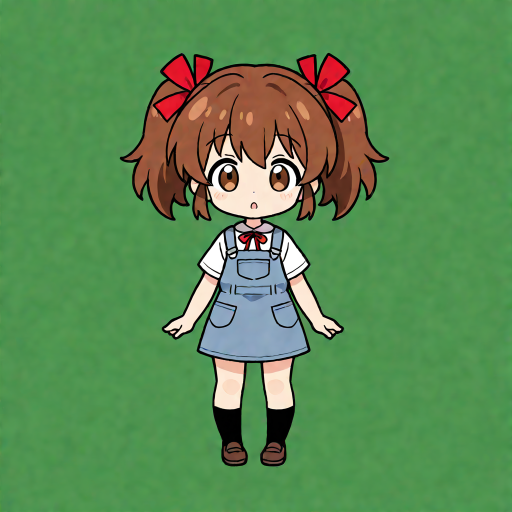
#> input picture packs/sample-human/ref/ref_idle.png, 1024 x 1024 px, found by its file name (shown at 1/2 size); its folder holds only this picture in this run
$ python run_wan_i2v.py
#> lines starting #> are read from the running program, lines starting #| are printed output that depends on the picture
### comfy/run_pet_pipeline.py
#!/usr/bin/env python3
"""Queue a ComfyUI API prompt and wait for images."""
from __future__ import annotations

import argparse
import json
import shutil
import time
import urllib.error
import urllib.request
from pathlib import Path

COMFY = "http://127.0.0.1:8188"
HERE = Path(__file__).resolve().parent
COMFY_ROOT = Path(r"L:\ai\comfy\ComfyUI-aki-v2\ComfyUI")
INPUT_REF = COMFY_ROOT / "input" / "pet_pipeline" / "ref" / "ref_idle.png"


# [14 lines left out: function get, not called in this run]


def post(url: str, payload: dict):
    """POST JSON. Prefer curl on Windows — urllib sometimes drops /prompt."""
    import subprocess
    import tempfile

    data = json.dumps(payload)
    with tempfile.NamedTemporaryFile(
        "w", suffix=".json", delete=False, encoding="utf-8"
    ) as f:
        f.write(data)
        tmp = f.name
    try:
        proc = subprocess.run(
            [
                "curl.exe",
                "-s",
                "-H",
                "Content-Type: application/json",
                "--data-binary",
                f"@{tmp}",
                url,
            ],
            capture_output=True,
            text=True,
            timeout=120,
            check=False,
        )
        if proc.returncode != 0 or not proc.stdout.strip():
            # fallback urllib
            req = urllib.request.Request(
                url,
                data=data.encode("utf-8"),
                headers={"Content-Type": "application/json"},
            )
            with urllib.request.urlopen(req, timeout=60) as r:
                return json.loads(r.read().decode("utf-8"))
        return json.loads(proc.stdout)
    finally:
        Path(tmp).unlink(missing_ok=True)


def queue_prompt(prompt: dict, client_id: str = "pet-pipeline") -> str:
    out = post(f"{COMFY}/prompt", {"prompt": prompt, "client_id": client_id})
    if "error" in out:
        raise RuntimeError(out)
    return out["prompt_id"]


# [146 lines left out: functions wait_history, check_models, load_prompt, promote_latest_ref, main, not called in this run]


# [2 lines that do not run on import are left out]

### comfy/build_wan_i2v_api.py
#!/usr/bin/env python3
"""Build a Wan2.2 I2V API prompt adapted to this machine's model filenames."""
from __future__ import annotations

import json
from pathlib import Path

HERE = Path(__file__).resolve().parent
EXAMPLE = Path(
    r"L:\ai\comfy\ComfyUI-aki-v2\ComfyUI\custom_nodes"
    r"\ComfyUI-WanVideoWrapper\example_workflows"
    r"\wanvideo2_2_I2V_A14B_example_WIP.json"
)
OUT_UI = HERE / "wan22_i2v_pet_wave_workflow.json"
OUT_API = HERE / "wan22_i2v_pet_api.json"

# Models present on this machine
HIGH = "wan2.2_i2v_high_noise_14B_fp8_scaled.safetensors"
LOW = "wan2.2_i2v_low_noise_14B_fp8_scaled.safetensors"
VAE = "wan_2.1_vae.safetensors"
T5 = "umt5_xxl_fp8_e4m3fn_scaled.safetensors"
LORA_HIGH = "wan2.2_i2v_lightx2v_4steps_lora_v1_high_noise.safetensors"
LORA_LOW = "wan2.2_i2v_lightx2v_4steps_lora_v1_low_noise.safetensors"
START_IMAGE = "pet_pipeline/ref/ref_idle.png"

POS = (
    "chibi anime girl, brown twin tails, red ribbon, white shirt, navy overall dress, "
    "black socks, brown shoes, full body, standing on green screen, "
    "waving hello with one hand, cute motion, locked camera, static background, "
    "same character, solid green background"
)
NEG = (
    "camera move, zoom, pan, text, watermark, multiple characters, character sheet, "
    "blurry, lowres, distorted face, extra fingers, morphing clothes, different outfit"
)


# [75 lines left out: function patch_ui_workflow, not called in this run]


def build_minimal_api() -> dict:
    """Minimal dual-model I2V API graph for WanVideoWrapper."""
    # Node IDs
    prompt = {
        # fp8-scaled umt5 is rejected by LoadWanVideoT5TextEncoder; use native CLIP(wan).
        "11": {
            "class_type": "CLIPLoader",
            "inputs": {
                "clip_name": T5,
                "type": "wan",
                "device": "default",
            },
        },
        "16": {
            "class_type": "CLIPTextEncode",
            "inputs": {"text": POS, "clip": ["11", 0]},
        },
        "17": {
            "class_type": "CLIPTextEncode",
            "inputs": {"text": NEG, "clip": ["11", 0]},
        },
        "18": {
            "class_type": "WanVideoTextEmbedBridge",
            "inputs": {
                "positive": ["16", 0],
                "negative": ["17", 0],
            },
        },
        "38": {
            "class_type": "WanVideoVAELoader",
            "inputs": {"model_name": VAE, "precision": "bf16"},
        },
        "56": {
            "class_type": "WanVideoLoraSelect",
            "inputs": {
                "lora": LORA_HIGH,
                "strength": 1.0,
                "low_mem_load": False,
                "merge_loras": False,
            },
        },
        "97": {
            "class_type": "WanVideoLoraSelect",
            "inputs": {
                "lora": LORA_LOW,
                "strength": 1.0,
                "low_mem_load": False,
                "merge_loras": False,
            },
        },
        "22": {
            "class_type": "WanVideoModelLoader",
            "inputs": {
                "model": HIGH,
                "base_precision": "bf16",
                "quantization": "fp8_e4m3fn_scaled",
                "load_device": "offload_device",
                "attention_mode": "sdpa",
            },
        },
        "71": {
            "class_type": "WanVideoModelLoader",
            "inputs": {
                "model": LOW,
                "base_precision": "bf16",
                "quantization": "fp8_e4m3fn_scaled",
                "load_device": "offload_device",
                "attention_mode": "sdpa",
            },
        },
        "39": {
            "class_type": "WanVideoBlockSwap",
            "inputs": {
                "blocks_to_swap": 25,
                "offload_img_emb": False,
                "offload_txt_emb": False,
                "use_non_blocking": False,
                "vace_blocks_to_swap": 0,
            },
        },
        "79": {
            "class_type": "WanVideoSetLoRAs",
            "inputs": {"model": ["22", 0], "lora": ["56", 0]},
        },
        "80": {
            "class_type": "WanVideoSetLoRAs",
            "inputs": {"model": ["71", 0], "lora": ["97", 0]},
        },
        "92": {
            "class_type": "WanVideoSetBlockSwap",
            "inputs": {"model": ["79", 0], "block_swap_args": ["39", 0]},
        },
        "93": {
            "class_type": "WanVideoSetBlockSwap",
            "inputs": {"model": ["80", 0], "block_swap_args": ["39", 0]},
        },
        "67": {
            "class_type": "LoadImage",
            "inputs": {"image": START_IMAGE},
        },
        "89": {
            "class_type": "WanVideoImageToVideoEncode",
            "inputs": {
                "vae": ["38", 0],
                "width": 512,
                "height": 512,
                # Prefer 4n+1 lengths Wan expects; longer clip → smoother cut frames
                "num_frames": 49,
                "noise_aug_strength": 0.02,
                "start_latent_strength": 1.0,
                "end_latent_strength": 1.0,
                "force_offload": True,
                # Strict first+last lock to the same ref (FLF2V-style closed loop)
                "start_image": ["67", 0],
                "end_image": ["67", 0],
                "fun_or_fl2v_model": True,
            },
        },
        # High noise pass: steps 0..2 of 4
        "27": {
            "class_type": "WanVideoSampler",
            "inputs": {
                "model": ["92", 0],
                "image_embeds": ["89", 0],
                "steps": 4,
                "cfg": 1.0,
                "shift": 5.0,
                "seed": 42,
                "force_offload": True,
                "scheduler": "dpm++_sde",
                "riflex_freq_index": 0,
                "text_embeds": ["18", 0],
                "denoise_strength": 1.0,
                "rope_function": "comfy",
                "start_step": 0,
                "end_step": 2,
                "add_noise_to_samples": False,
            },
        },
        # Low noise refine: steps 2..end
        "90": {
            "class_type": "WanVideoSampler",
            "inputs": {
                "model": ["93", 0],
                "image_embeds": ["89", 0],
                "steps": 4,
                "cfg": 1.0,
                "shift": 5.0,
                "seed": 42,
                "force_offload": True,
                "scheduler": "dpm++_sde",
                "riflex_freq_index": 0,
                "text_embeds": ["18", 0],
                "samples": ["27", 0],
                "denoise_strength": 1.0,
                "rope_function": "comfy",
                "start_step": 2,
                "end_step": -1,
                "add_noise_to_samples": False,
            },
        },
        "28": {
            "class_type": "WanVideoDecode",
            "inputs": {
                "vae": ["38", 0],
                "samples": ["90", 0],
                "enable_vae_tiling": False,
                "tile_x": 272,
                "tile_y": 272,
                "tile_stride_x": 144,
                "tile_stride_y": 128,
                "normalization": "default",
            },
        },
        "60": {
            "class_type": "VHS_VideoCombine",
            "inputs": {
                "images": ["28", 0],
                "frame_rate": 16,
                "loop_count": 0,
                "filename_prefix": "pet_pipeline/video/wave",
                "format": "video/h264-mp4",
                "pingpong": False,
                "save_output": True,
            },
        },
    }

    # Inspect sampler optional start/end step names from object_info if needed later
    OUT_API.write_text(json.dumps(prompt, ensure_ascii=False, indent=2), encoding="utf-8")
    print("wrote", OUT_API)
    return prompt


def main():
    patch_ui_workflow()
    build_minimal_api()


# [2 lines that do not run on import are left out]

### comfy/run_wan_i2v.py
#!/usr/bin/env python3
"""Queue Wan2.2 I2V API prompt and wait for MP4."""
from __future__ import annotations

import argparse
import json
import shutil
import sys
from pathlib import Path

import run_pet_pipeline as r
from build_wan_i2v_api import POS, NEG, START_IMAGE, build_minimal_api
from PIL import Image

HERE = Path(__file__).resolve().parent
COMFY_INPUT_REF = r.COMFY_ROOT / "input" / "pet_pipeline" / "ref" / "ref_idle.png"
PACK_REF = Path(
    r"C:\Users\Administrator\Projects\desktop-pet-custom\packs\sample-human\ref\ref_idle.png"
)


def ensure_ref_512():
    src = PACK_REF if PACK_REF.exists() else COMFY_INPUT_REF
    img = Image.open(src).convert("RGB")
#> img is the input picture: PIL image 1024x1024 RGB; mean R, G, B 90.4, 138.8, 83
    img = img.resize((512, 512), Image.Resampling.LANCZOS)
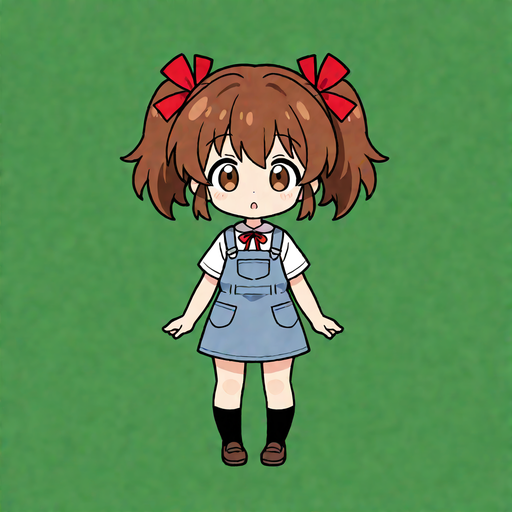
#> img: PIL image 512x512 RGB; mean R, G, B 90.5, 138.9, 83.1
    COMFY_INPUT_REF.parent.mkdir(parents=True, exist_ok=True)
    img.save(COMFY_INPUT_REF)
    print("ref ready", COMFY_INPUT_REF, img.size)
#| ref ready L:\ai\comfy\ComfyUI-aki-v2\ComfyUI/input/pet_pipeline/ref/ref_idle.png (512, 512)


def main():
    ap = argparse.ArgumentParser()
    ap.add_argument("--action", default="waving hello with one hand")
    ap.add_argument("--seed", type=int, default=42)
    ap.add_argument("--prefix", default="pet_pipeline/video/wave")
    ap.add_argument("--frames", type=int, default=49)
    ap.add_argument("--size", type=int, default=512)
    ap.add_argument(
        "--extra-neg",
        default="",
        help="extra negative prompt (e.g. mouth motion bans)",
    )
    ap.add_argument("--extra-pos", default="", help="extra positive prompt clauses")
    args = ap.parse_args()

    ensure_ref_512()
    build_minimal_api()
    prompt = json.loads((HERE / "wan22_i2v_pet_api.json").read_text(encoding="utf-8"))
    pos = (
        "chibi anime girl, brown twin tails, red ribbon, white shirt, navy overall dress, "
        "black socks, brown shoes, full body, standing on green screen, "
        f"{args.action}, cute motion, locked camera, static background, "
        "same character, solid green background"
    )
    if args.extra_pos.strip():
        pos = pos + ", " + args.extra_pos.strip()
    neg = NEG
    if args.extra_neg.strip():
        neg = neg + ", " + args.extra_neg.strip()
    prompt["16"]["inputs"]["text"] = pos
    prompt["17"]["inputs"]["text"] = neg
    prompt["67"]["inputs"]["image"] = START_IMAGE
    prompt["89"]["inputs"]["width"] = args.size
    prompt["89"]["inputs"]["height"] = args.size
    prompt["89"]["inputs"]["num_frames"] = args.frames
    prompt["27"]["inputs"]["seed"] = args.seed
    prompt["90"]["inputs"]["seed"] = args.seed
    prompt["60"]["inputs"]["filename_prefix"] = args.prefix
    prompt["60"]["inputs"]["frame_rate"] = 16

    print("queueing Wan I2V…")
    pid = r.queue_prompt(prompt)
    print("prompt_id", pid)
    hist = r.wait_history(pid, timeout_s=1800)
    status = hist.get("status", {})
    print("status", status.get("status_str"))
    if status.get("status_str") == "error":
        print(json.dumps(status, ensure_ascii=False, indent=2))
        raise SystemExit(1)
    print("outputs", hist.get("outputs"))
    out_root = r.COMFY_ROOT / "output"
    videos = sorted(out_root.rglob("*.mp4"), key=lambda p: p.stat().st_mtime, reverse=True)
    if videos:
        print("latest video", videos[0])
        dest = HERE / "videos" / videos[0].name
        dest.parent.mkdir(parents=True, exist_ok=True)
        shutil.copy2(videos[0], dest)
        print("copied", dest)


if __name__ == "__main__":
    main()
#> (the call stopped at in post, `proc = subprocess.run( [ "curl.exe", "-s", "-H", "Content-Type: applic..`: subprocess is not available in this run)
